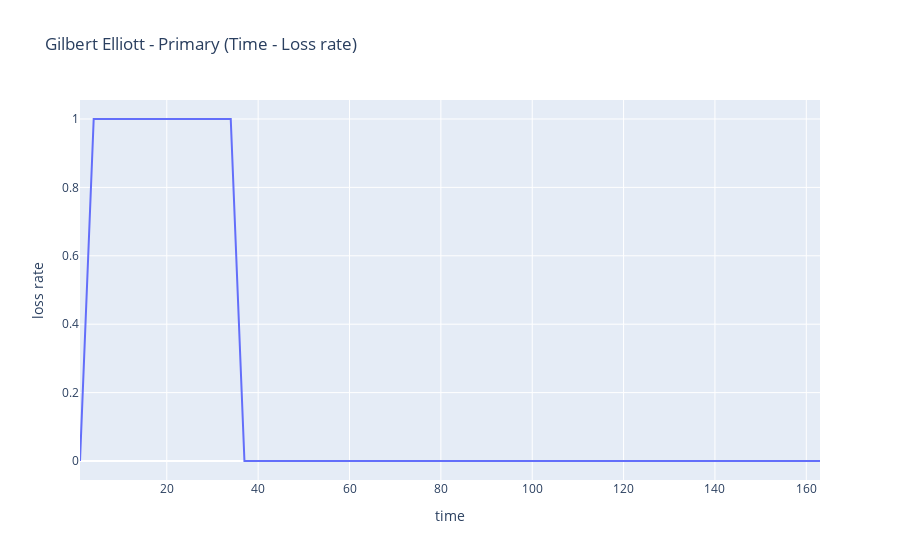
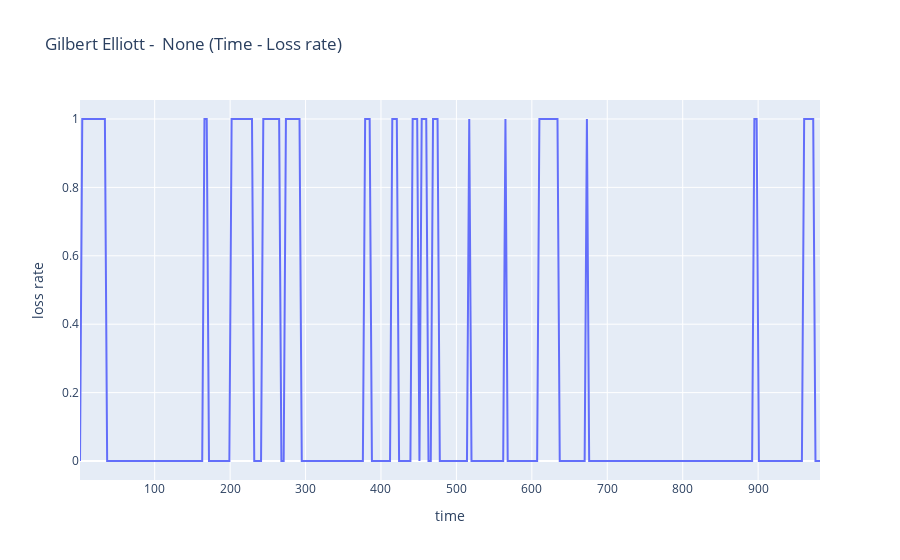
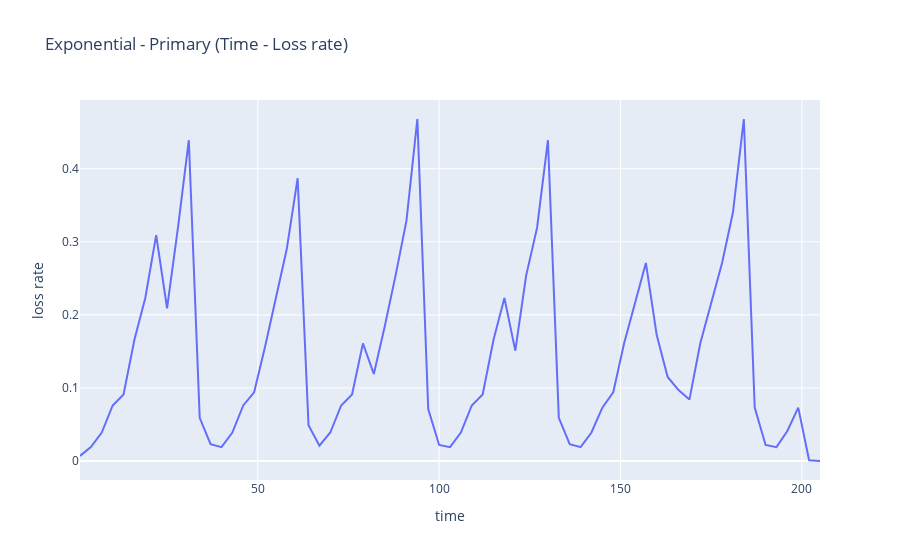
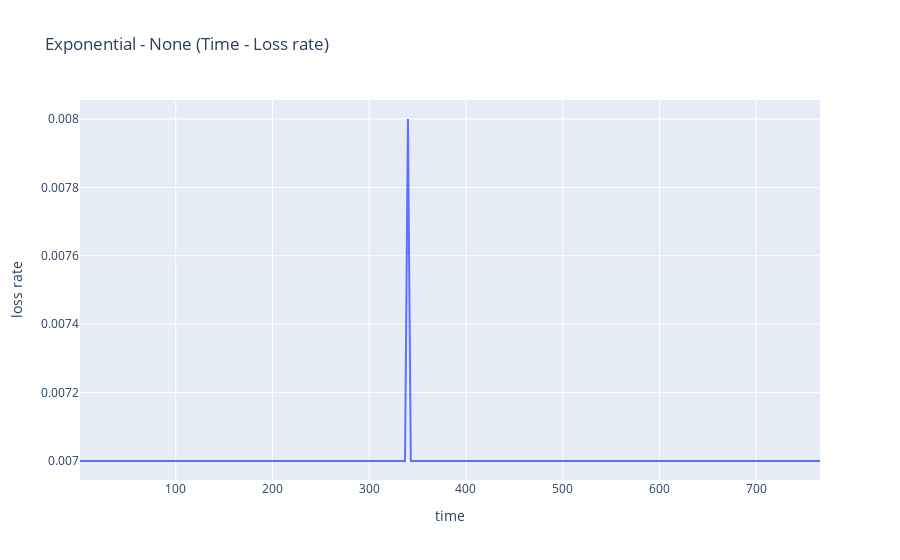

Notebook code for these charts, in order:
### Code cell
for index,sim in enumerate(sims):
    df=sim[0]
    fig = px.line(df.query("type=='send'"), x="time", y="loss rate", title=df.name+' (Time - Loss rate)')
    fig.show()
    fig.write_image("fig1.pdf")

### Figure 1 — Plotly figure (JSON) as saved in the notebook; plotly's stock layout.template omitted (floating-point values rounded to 4 significant figures)
{"data": [{"hovertemplate": "time=%{x}<br>loss rate=%{y}<extra></extra>", "legendgroup": "", "line": {"color": "#636efa", "dash": "solid"}, "marker": {"symbol": "circle"}, "mode": "lines", "name": "", "orientation": "v", "showlegend": false, "type": "scatter", "x": [1, 4, 7, 10, 13, 16, 19, 22, 25, 28, 31, 34, 37, 40, 43, 46, 49, 52, 55, 58, 61, 64, 67, 70, 73, 76, 79, 82, 85, 88, 91, 94, 97, 100, 103, 106, 109, 112, 115, 118, 121, 124, 127, 130, 133, 136, 139, 142, 145, 148, 151, 154, 157, 160, 163], "xaxis": "x", "y": [0, 1, 1, 1, 1, 1, 1, 1, 1, 1, 1, 1, 0, 0, 0, 0, 0, 0, 0, 0, 0, 0, 0, 0, 0, 0, 0, 0, 0, 0, 0, 0, 0, 0, 0, 0, 0, 0, 0, 0, 0, 0, 0, 0, 0, 0, 0, 0, 0, 0, 0, 0, 0, 0, 0], "yaxis": "y"}], "layout": {"autosize": true, "legend": {"tracegroupgap": 0}, "title": {"text": "Gilbert Elliott - Primary (Time - Loss rate)"}, "xaxis": {"anchor": "y", "autorange": true, "domain": [0, 1], "range": [1, 163], "title": {"text": "time"}, "type": "linear"}, "yaxis": {"anchor": "x", "autorange": true, "domain": [0, 1], "range": [-0.05556, 1.056], "title": {"text": "loss rate"}, "type": "linear"}}}

### Figure 2 — Plotly figure (JSON) as saved in the notebook; plotly's stock layout.template omitted (floating-point values rounded to 4 significant figures; data arrays with more than 128 entries replaced by an {"elided": "..."} marker saying what was removed)
{"data": [{"hovertemplate": "time=%{x}<br>loss rate=%{y}<extra></extra>", "legendgroup": "", "line": {"color": "#636efa", "dash": "solid"}, "marker": {"symbol": "circle"}, "mode": "lines", "name": "", "orientation": "v", "showlegend": false, "type": "scatter", "x": {"elided": "328 int values"}, "xaxis": "x", "y": {"elided": "328 int values"}, "yaxis": "y"}], "layout": {"autosize": true, "legend": {"tracegroupgap": 0}, "title": {"text": "Gilbert Elliott -  None (Time - Loss rate)"}, "xaxis": {"anchor": "y", "autorange": true, "domain": [0, 1], "range": [1, 982], "title": {"text": "time"}, "type": "linear"}, "yaxis": {"anchor": "x", "autorange": true, "domain": [0, 1], "range": [-0.05556, 1.056], "title": {"text": "loss rate"}, "type": "linear"}}}

### Figure 3 — Plotly figure (JSON) as saved in the notebook; plotly's stock layout.template omitted (floating-point values rounded to 4 significant figures)
{"data": [{"hovertemplate": "time=%{x}<br>loss rate=%{y}<extra></extra>", "legendgroup": "", "line": {"color": "#636efa", "dash": "solid"}, "marker": {"symbol": "circle"}, "mode": "lines", "name": "", "orientation": "v", "showlegend": false, "type": "scatter", "x": [1, 4, 7, 10, 13, 16, 19, 22, 25, 28, 31, 34, 37, 40, 43, 46, 49, 52, 55, 58, 61, 64, 67, 70, 73, 76, 79, 82, 85, 88, 91, 94, 97, 100, 103, 106, 109, 112, 115, 118, 121, 124, 127, 130, 133, 136, 139, 142, 145, 148, 151, 154, 157, 160, 163, 166, 169, 172, 175, 178, 181, 184, 187, 190, 193, 196, 199, 202, 205], "xaxis": "x", "y": [0.007, 0.019, 0.039, 0.076, 0.091, 0.166, 0.223, 0.309, 0.209, 0.319, 0.439, 0.059, 0.023, 0.019, 0.039, 0.076, 0.094, 0.156, 0.223, 0.29, 0.387, 0.049, 0.021, 0.039, 0.076, 0.091, 0.161, 0.119, 0.184, 0.254, 0.329, 0.468, 0.071, 0.022, 0.019, 0.039, 0.076, 0.091, 0.166, 0.223, 0.151, 0.254, 0.319, 0.439, 0.059, 0.023, 0.019, 0.039, 0.073, 0.094, 0.161, 0.216, 0.271, 0.172, 0.115, 0.097, 0.084, 0.161, 0.216, 0.271, 0.34, 0.468, 0.073, 0.022, 0.019, 0.041, 0.073, 0.001, 0], "yaxis": "y"}], "layout": {"autosize": true, "legend": {"tracegroupgap": 0}, "title": {"text": "Exponential - Primary (Time - Loss rate)"}, "xaxis": {"anchor": "y", "autorange": true, "domain": [0, 1], "range": [1, 205], "title": {"text": "time"}, "type": "linear"}, "yaxis": {"anchor": "x", "autorange": true, "domain": [0, 1], "range": [-0.026, 0.494], "title": {"text": "loss rate"}, "type": "linear"}}}

### Figure 4 — Plotly figure (JSON) as saved in the notebook; plotly's stock layout.template omitted (floating-point values rounded to 4 significant figures; data arrays with more than 128 entries replaced by an {"elided": "..."} marker saying what was removed)
{"data": [{"hovertemplate": "time=%{x}<br>loss rate=%{y}<extra></extra>", "legendgroup": "", "line": {"color": "#636efa", "dash": "solid"}, "marker": {"symbol": "circle"}, "mode": "lines", "name": "", "orientation": "v", "showlegend": false, "type": "scatter", "x": {"elided": "256 int values"}, "xaxis": "x", "y": {"elided": "256 float values"}, "yaxis": "y"}], "layout": {"autosize": true, "legend": {"tracegroupgap": 0}, "title": {"text": "Exponential - None (Time - Loss rate)"}, "xaxis": {"anchor": "y", "autorange": true, "domain": [0, 1], "range": [1, 766], "title": {"text": "time"}, "type": "linear"}, "yaxis": {"anchor": "x", "autorange": true, "domain": [0, 1], "range": [0.006944, 0.008056], "title": {"text": "loss rate"}, "type": "linear"}}}
